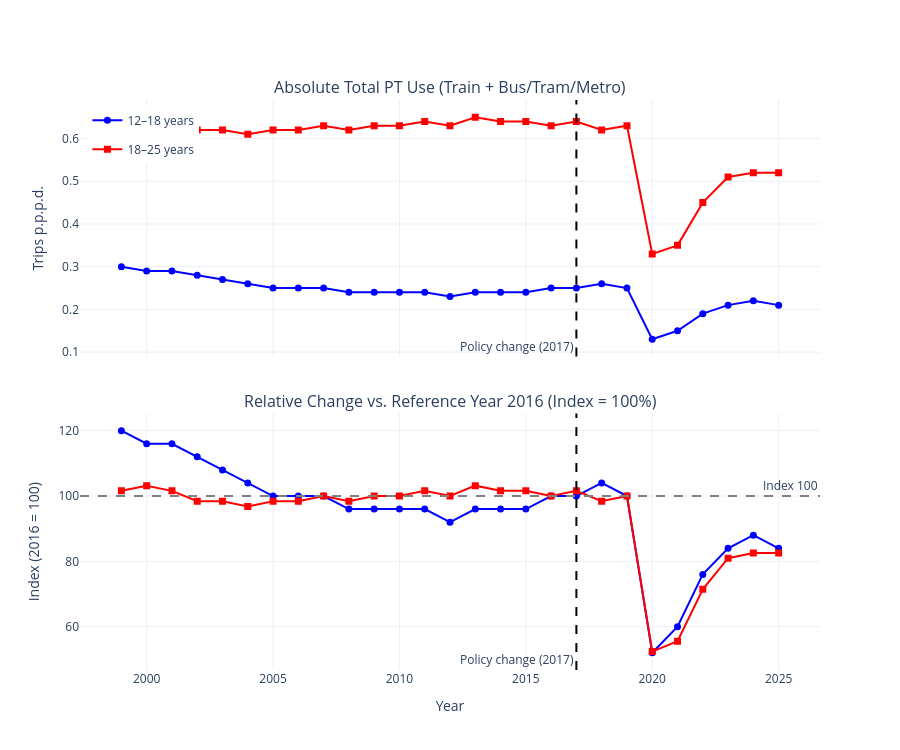

Notebook source saved alongside this figure:
### Code cell
# Create figure with 2 stacked subplots sharing the x-axis
fig = make_subplots(
    rows=2, cols=1, 
    shared_xaxes=True, 
    vertical_spacing=0.1,
    subplot_titles=(
        'Absolute Total PT Use (Train + Bus/Tram/Metro)', 
        'Relative Change vs. Reference Year 2016 (Index = 100%)'
    )
)

# Line colors
color_12_18 = 'blue'
color_18_25 = 'red'

# --- Subplot A: Absolute numbers ---
fig.add_trace(
    go.Scatter(
        x=df2_total_pt.index, 
        y=df2_total_pt['12 to 18 years'],
        mode='lines+markers',
        name='12–18 years',
        line=dict(color=color_12_18, width=2),
        marker=dict(symbol='circle', size=7),
        legendgroup='12_18'
    ),
    row=1, col=1
)

fig.add_trace(
    go.Scatter(
        x=df2_total_pt.index, 
        y=df2_total_pt['18 to 25 years'],
        mode='lines+markers',
        name='18–25 years',
        line=dict(color=color_18_25, width=2),
        marker=dict(symbol='square', size=7),
        legendgroup='18_25'
    ),
    row=1, col=1
)

# Policy change vertical line
fig.add_vline(
    x=2017, 
    line_dash="dash", 
    line_color="black",
    row=1,
    col=1, 
    annotation_text="Policy change (2017)", 
    annotation_position="bottom left")


# --- Subplot B: Indexed trend ---
fig.add_trace(
    go.Scatter(
        x=df2_indexed.index, 
        y=df2_indexed['12 to 18 years'],
        mode='lines+markers',
        name='12–18 years',
        line=dict(color=color_12_18, width=2),
        marker=dict(symbol='circle', size=7),
        legendgroup='12_18',
        showlegend=False
    ),
    row=2, col=1
)

fig.add_trace(
    go.Scatter(
        x=df2_indexed.index, 
        y=df2_indexed['18 to 25 years'],
        mode='lines+markers',
        name='18–25 years',
        line=dict(color=color_18_25, width=2),
        marker=dict(symbol='square', size=7),
        legendgroup='18_25',
        showlegend=False
    ),
    row=2, col=1
)

# Policy change vertical line with annotation for Subplot B
fig.add_vline(
    x=2017, line_dash="dash", line_color="black",
    annotation_text="Policy change (2017)",
    annotation_position="bottom left",
    row=2, col=1
)

# Add horizontal line for index in Subplot B
fig.add_hline(
    y=100, line_dash="dash", line_color="grey",
    annotation_text="Index 100", annotation_position="top right",
    row=2, col=1
)

# Axis labels and layout formatting
fig.update_yaxes(title_text="Trips p.p.p.d.", row=1, col=1)
fig.update_yaxes(title_text="Index (2016 = 100)", row=2, col=1)
fig.update_xaxes(title_text="Year", row=2, col=1)

fig.update_layout(
    height=750,
    width=900,
    template='plotly_white',
    legend=dict(x=0.01, y=0.99)
)

fig.show()

### Figure 1 — Plotly figure (JSON) as saved in the notebook; plotly's stock layout.template omitted (floating-point values rounded to 4 significant figures)
{"data": [{"legendgroup": "12_18", "line": {"color": "blue", "width": 2}, "marker": {"size": 7, "symbol": "circle"}, "mode": "lines+markers", "name": "12–18 years", "type": "scatter", "x": [1999, 2000, 2001, 2002, 2003, 2004, 2005, 2006, 2007, 2008, 2009, 2010, 2011, 2012, 2013, 2014, 2015, 2016, 2017, 2018, 2019, 2020, 2021, 2022, 2023, 2024, 2025], "xaxis": "x", "y": [0.3, 0.29, 0.29, 0.28, 0.27, 0.26, 0.25, 0.25, 0.25, 0.24, 0.24, 0.24, 0.24, 0.23, 0.24, 0.24, 0.24, 0.25, 0.25, 0.26, 0.25, 0.13, 0.15, 0.19, 0.21, 0.22, 0.21], "yaxis": "y"}, {"legendgroup": "18_25", "line": {"color": "red", "width": 2}, "marker": {"size": 7, "symbol": "square"}, "mode": "lines+markers", "name": "18–25 years", "type": "scatter", "x": [1999, 2000, 2001, 2002, 2003, 2004, 2005, 2006, 2007, 2008, 2009, 2010, 2011, 2012, 2013, 2014, 2015, 2016, 2017, 2018, 2019, 2020, 2021, 2022, 2023, 2024, 2025], "xaxis": "x", "y": [0.64, 0.65, 0.64, 0.62, 0.62, 0.61, 0.62, 0.62, 0.63, 0.62, 0.63, 0.63, 0.64, 0.63, 0.65, 0.64, 0.64, 0.63, 0.64, 0.62, 0.63, 0.33, 0.35, 0.45, 0.51, 0.52, 0.52], "yaxis": "y"}, {"legendgroup": "12_18", "line": {"color": "blue", "width": 2}, "marker": {"size": 7, "symbol": "circle"}, "mode": "lines+markers", "name": "12–18 years", "showlegend": false, "type": "scatter", "x": [1999, 2000, 2001, 2002, 2003, 2004, 2005, 2006, 2007, 2008, 2009, 2010, 2011, 2012, 2013, 2014, 2015, 2016, 2017, 2018, 2019, 2020, 2021, 2022, 2023, 2024, 2025], "xaxis": "x2", "y": [120.0, 116.0, 116.0, 112.0, 108.0, 104.0, 100.0, 100.0, 100.0, 96.0, 96.0, 96.0, 96.0, 92.0, 96.0, 96.0, 96.0, 100.0, 100.0, 104.0, 100.0, 52.0, 60.0, 76.0, 84.0, 88.0, 84.0], "yaxis": "y2"}, {"legendgroup": "18_25", "line": {"color": "red", "width": 2}, "marker": {"size": 7, "symbol": "square"}, "mode": "lines+markers", "name": "18–25 years", "showlegend": false, "type": "scatter", "x": [1999, 2000, 2001, 2002, 2003, 2004, 2005, 2006, 2007, 2008, 2009, 2010, 2011, 2012, 2013, 2014, 2015, 2016, 2017, 2018, 2019, 2020, 2021, 2022, 2023, 2024, 2025], "xaxis": "x2", "y": [101.6, 103.2, 101.6, 98.41, 98.41, 96.83, 98.41, 98.41, 100.0, 98.41, 100.0, 100.0, 101.6, 100.0, 103.2, 101.6, 101.6, 100.0, 101.6, 98.41, 100.0, 52.38, 55.56, 71.43, 80.95, 82.54, 82.54], "yaxis": "y2"}], "layout": {"annotations": [{"font": {"size": 16}, "showarrow": false, "text": "Absolute Total PT Use (Train + Bus/Tram/Metro)", "x": 0.5, "xanchor": "center", "xref": "paper", "y": 1, "yanchor": "bottom", "yref": "paper"}, {"font": {"size": 16}, "showarrow": false, "text": "Relative Change vs. Reference Year 2016 (Index = 100%)", "x": 0.5, "xanchor": "center", "xref": "paper", "y": 0.45, "yanchor": "bottom", "yref": "paper"}, {"showarrow": false, "text": "Policy change (2017)", "x": 2017, "xanchor": "right", "xref": "x", "y": 0, "yanchor": "bottom", "yref": "y domain"}, {"showarrow": false, "text": "Policy change (2017)", "x": 2017, "xanchor": "right", "xref": "x2", "y": 0, "yanchor": "bottom", "yref": "y2 domain"}, {"showarrow": false, "text": "Index 100", "x": 1, "xanchor": "right", "xref": "x2 domain", "y": 100, "yanchor": "bottom", "yref": "y2"}], "height": 750, "legend": {"x": 0.01, "y": 0.99}, "shapes": [{"line": {"color": "black", "dash": "dash"}, "type": "line", "x0": 2017, "x1": 2017, "xref": "x", "y0": 0, "y1": 1, "yref": "y domain"}, {"line": {"color": "black", "dash": "dash"}, "type": "line", "x0": 2017, "x1": 2017, "xref": "x2", "y0": 0, "y1": 1, "yref": "y2 domain"}, {"line": {"color": "grey", "dash": "dash"}, "type": "line", "x0": 0, "x1": 1, "xref": "x2 domain", "y0": 100, "y1": 100, "yref": "y2"}], "width": 900, "xaxis": {"anchor": "y", "domain": [0, 1], "matches": "x2", "showticklabels": false}, "xaxis2": {"anchor": "y2", "domain": [0, 1], "title": {"text": "Year"}}, "yaxis": {"anchor": "x", "domain": [0.55, 1], "title": {"text": "Trips p.p.p.d."}}, "yaxis2": {"anchor": "x2", "domain": [0, 0.45], "title": {"text": "Index (2016 = 100)"}}}}
